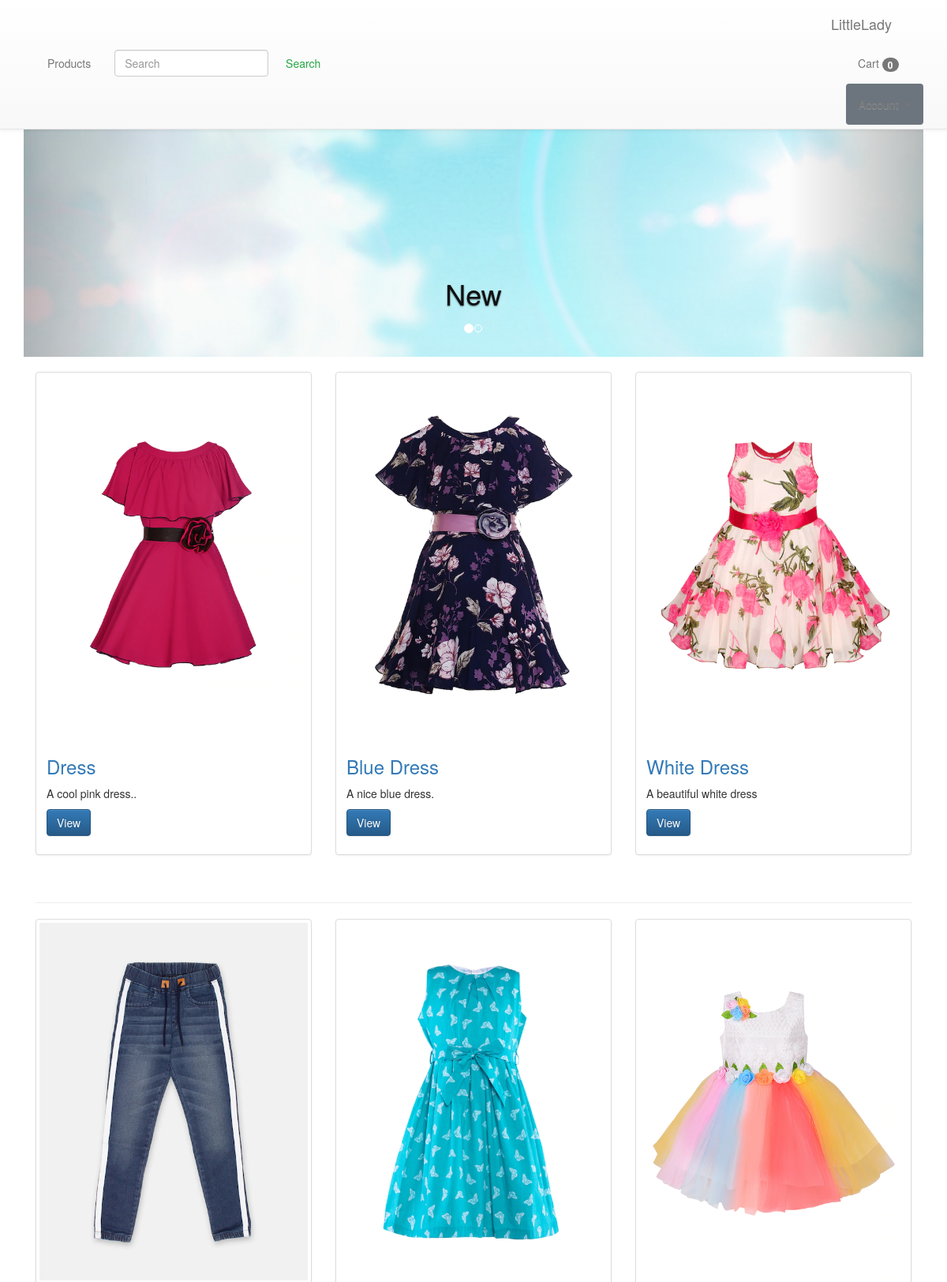
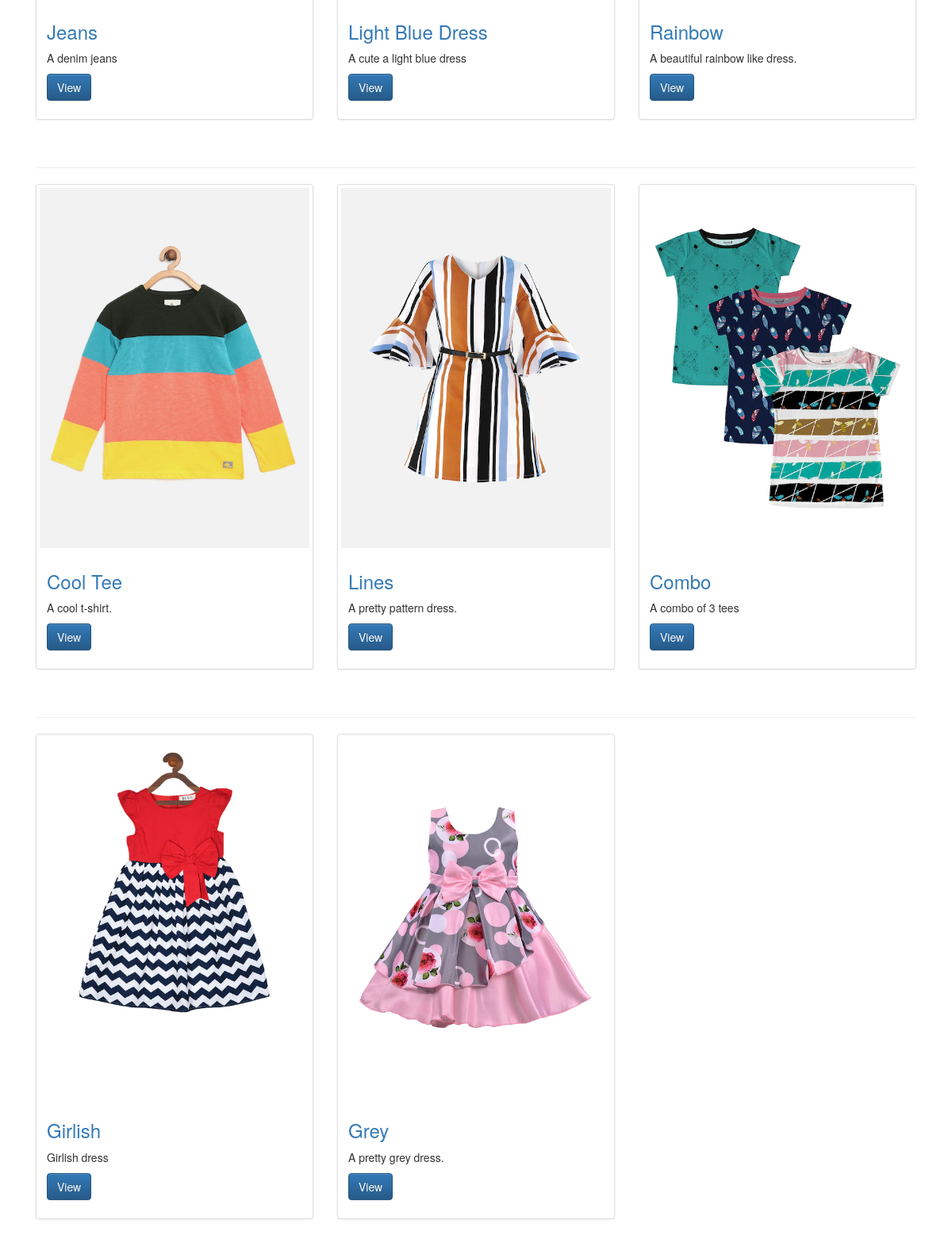
The page / on the database its author committed (2 pictures, top to bottom).
### marketing/models.py (models this page shows, shortened)
class Slider(models.Model):
    image = models.ImageField(upload_to=slider_upload)  # filefield can also be used
    order = models.IntegerField(default=0)
    url_link = models.CharField(max_length=150, null=True, blank=True)
    headertext = models.CharField(max_length=120, null=True, blank=True)
    text = models.CharField(max_length=120, null=True, blank=True)
    active = models.BooleanField(default=False)  # actually show up
    featured = models.BooleanField(default=False)  # featurning right now
    timestamp = models.DateTimeField(auto_now_add=True, auto_now=False)
    update = models.DateTimeField(auto_now_add=False, auto_now=True)
    start_date = models.DateTimeField(auto_now_add=False, auto_now=False, null=True, blank=True)
    end_date = models.DateTimeField(auto_now_add=False, auto_now=False, null=True, blank=True)
    objects = MarketingManager()
    class Meta:
        ordering = ['order','-start_date', '-end_date']  # stack
    def get_image_url(self):
        return "http://127.0.0.1:8000%s%s" % (settings.MEDIA_URL, self.image)

### products/models.py (models this page shows, shortened)
class ProductImage(models.Model):
    product = models.ForeignKey(Product, on_delete=models.CASCADE)
    image = models.ImageField(upload_to='products/images/')
    featured = models.BooleanField(default=False)
    thumbnail = models.BooleanField(default=False)
    active = models.BooleanField(default=True)
    updated = models.DateTimeField(auto_now_add=False, auto_now=True)

class Product(models.Model):
    title = models.CharField(max_length=120)
    description = models.TextField(null=True, blank=True)
    category = models.ManyToManyField(Category, null=True, blank=True)
    price = models.DecimalField(max_digits=6, decimal_places=2, default=99.00)
    sale_price = models.DecimalField(max_digits=6, decimal_places=2,
                                     null=True, blank=True)
    slug = models.SlugField(unique=True)  # slug is going to make up our URL(for that instance) so it should be unique
    timestamp = models.DateTimeField(auto_now_add=True, auto_now=False)  # created time will be stored
    update = models.DateTimeField(auto_now_add=False, auto_now=True)  # updates time will be stored
    active = models.BooleanField(default=True)  # want to show that product on our site
    update_defaults = models.BooleanField(default=False)
    class Meta:
        unique_together = ('title', 'slug')  # show kar dega agar product slug kisi se match karega to
    def get_absolute_url(self):
        return reverse("single_products", args=[self.slug])  # or kwargs={"slug":self.slug} , number of argument 1

### products/views.py (the view)
# urls.py: 2. Add a URL to urlpatterns:  path('', views.home, name='home')
def home(request):
    sliders = Slider.objects.all_featured()
    products = Product.objects.all()
    template = 'products/home_new.html'
    context = {'products': products,
               'sliders' : sliders,
               }
    return render(request, template, context)

### marketing/models.py (called while the page is built)
    def active(self):
        return self.filter(active=True)

    def featured(self):
        return self.filter(featured=True) \
            .filter(start_date__lte=timezone.now()) \
            .filter(end_date__gte=timezone.now())

    def get_queryset(self):
        return MarketingQueryset(self.model, using=self._db)

    def all_featured(self):
        return self.get_queryset().active().featured()

    def get_featured_item(self):
        try:
            return self.get_queryset().active().featured()[0]  # new one first
        except:
            return None

### templates/products/home_new.html (shortened to what this page needs)
{% extends 'base.html' %}
{%  load static %}
{% block jumbotron %}
{% if sliders %}
 <div class="container" style="margin-top: -16px; margin-bottom: 19px; padding:0px;">
            <div id="myCarousel" class="carousel slide" data-ride="carousel">
                <ol class="carousel-indicators">
                    {% for slider in sliders %}
                    <li data-target="#myCarousel" data-slide-to="{{ forloop.counter }}" {% if forloop.first %}class="active"{% endif %}></li>
                    {% endfor %}
                </ol>
                <div class="carousel-inner">
                   {% for slider in sliders %}
                    <div class="item {% if forloop.first %}active{% endif %}">
                    {% if slider.url_link %}<a href="{{ slider.url_link }}"> {% endif %}
                        <img src="{{ slider.get_image_url }}" alt="">
                    {% if slider.url_link %}</a> {% endif %}
                             <div class="carousel-caption">
                                     {% if slider.headertext %}
                                    <h1 style="color: #0f0f0f">{{ slider.headertext|safe }}</h1>
                                     {% endif %}
                             </div>
                    </div>
                {% endfor %}
                </div>
                <a class="left carousel-control" href="#myCarousel" role="button" data-slide="prev">
                </a>
                <a class="right carousel-control" href="#myCarousel" role="button" data-slide="next">
                </a>
            </div>
    </div>
    {% endif %}
{% endblock %}
{% block content %}
<div class="row">                                  {% comment %}within the row the number of columns{% endcomment %}
    {% for product in products %}                      {% comment %}   <div class='{%  cycle "col-sm-12" "col-sm-4" "col-sm-8" %}'>{% endcomment %}      {% comment %}grid system{% endcomment %}
  <div class="col-sm-6 col-md-4">
    <div class="thumbnail">
        {% if product.productimage_set.all %}
                {% for item in product.productimage_set.all %}  {% comment %}reverse of __str__{% endcomment %}
            {% if item.featured %}
                <a href="{{ product.get_absolute_url }}">
                <img class="img-responsive" src="/media/{{ item.image }}" alt=""></a>
            {% endif %}
        {% endfor %}
    {% else %}
              <a href="{{ product.get_absolute_url }}">
                  <img class="img-responsive" src="{% static "image/index.svg" %}"/></a>
    {% endif %}
      <div class="caption">
             <a href='{{ product.get_absolute_url }}'><h5 class="card-title"><h3>{{ product.title }}</h3></h5></a>
            <p class="card-text">{{ product.description|truncatewords:15 }}</p>
             <p><a href="{{ product.get_absolute_url }}" class="btn btn-primary" role="button">View</a>
             </p>
      </div>
    </div>
  </div>
     {% cycle "" "" "</div><br/><hr/><div class='row'>" %} {% comment %}finishing div row and creating new div row{% endcomment %}
     {% endfor %}
</div>
{% endblock %}

### templates/base.html (shortened to what this page needs)
<!DOCTYPE html>
<html lang="en">
  <head>
<link rel="stylesheet" href="https://maxcdn.bootstrapcdn.com/bootstrap/4.0/css/bootstrap.min.css">
<link rel="stylesheet" href="https://maxcdn.bootstrapcdn.com/bootstrap/4.0/css/bootstrap-theme.min.css">
    {% load static %}
   <link rel= 'stylesheet' href='{% static "css/bootstrap.min.css" %}'/>
   <link rel= 'stylesheet' href='{% static "css/bootstrap-theme.min.css" %}'/>
    <link href="https://getbootstrap.com/docs/3.3/assets/css/ie10-viewport-bug-workaround.css" rel="stylesheet">
    <link href="https://getbootstrap.com/docs/3.3/examples/navbar-fixed-top/navbar-fixed-top.css" rel="stylesheet">
  </head>
  <body>
{% if request.session.marketing_message %}
<div class="alert alert-info alert-top-message alert-dismissible" role='alert'>
        <button id= 'marketing-message-btn' type="button" class="close" data-dismiss="alert" aria-label="Close">
            <span aria-hidden="true">&times;</span>
        </button>
        <div class="container">
            <h4>{{ request.session.marketing_message|safe }}</h4>
        </div>
</div>
{% endif %}
    {% include 'navbar.html' %}
        {% block jumbotron %}
        {% endblock %}
    <div class="container">
    {% block content %}
    {% endblock %}
    </div>
  </body>
</html>

### templates/navbar.html (shortened to what this page needs)
    <nav class="navbar navbar-default navbar-fixed-top">
      <div class="container">
        <div class="navbar-header">
          <a class="navbar-brand" href="{% url 'home_new' %}">LittleLady</a>
        </div>
        <div id="navbar" class="navbar-collapse collapse">
          <ul class="nav navbar-nav">
              <li><a href="{% url 'all_products' %}">Products</a></li>
          </ul>
            <form class="navbar-form navbar-left" role="search" action="/s/">
                <div class="form-group">
            <input class="form-control mr-sm-2" type="search" name="q" placeholder="Search" aria-label="Search">
            <button class="btn btn-outline-success my-2 my-sm-0" type="submit">Search</button>
            </div>
            </form>
          <ul class="nav navbar-nav navbar-right">
              <li><a href="{% url 'cart' %}"> Cart <span class="badge badge-light">
                  {% if not request.session.items_total %}
                      0
                      {% else %}
                      {{ request.session.items_total }}
                  {% endif %}
              </span>  </a> </li>
                  <li>
                          <a class="btn btn-secondary dropdown-toggle" href="#" role="button" id="dropdownMenuLink" data-toggle="dropdown" aria-haspopup="true" aria-expanded="false">
                            Account
                          </a>
                  </li>
          </ul>
        </div>
      </div>
    </nav>

### rows shown on the page
Slider: get_image_url (picture), headertext "New"
Product: title "Dress", description "A cool pink dress.."
ProductImage: image (picture)
Product: title "Blue Dress", description "A nice blue dress."
ProductImage: image (picture)
Product: title "White Dress", description "A beautiful white dress"
ProductImage: image (picture)
Product: title "Jeans", description "A denim jeans"
ProductImage: image (picture)
Product: title "Light Blue Dress", description "A cute a light blue dress"
ProductImage: image (picture)
Product: title "Rainbow", description "A beautiful rainbow like dress."
ProductImage: image (picture)
Product: title "Cool Tee", description "A cool t-shirt."
ProductImage: image (picture)
Product: title "Lines", description "A pretty pattern dress."
ProductImage: image (picture)
Product: title "Combo", description "A combo of 3 tees"
ProductImage: image (picture)
Product: title "Girlish", description "Girlish dress"
ProductImage: image (picture)
Product: title "Grey", description "A pretty grey dress."
ProductImage: image (picture)
